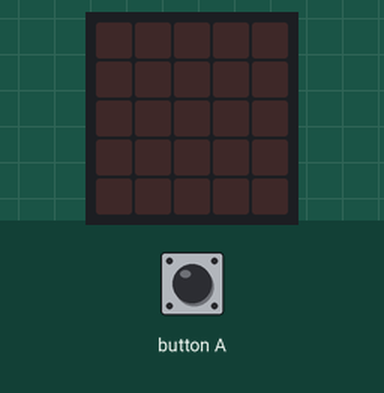
This program was run on a simulated BBC micro:bit (MakeCode). Parts: the board's 5×5 LED display. Inputs (shaded band) come from the test bench. Random numbers come from a fixed seed.

Above: at 1.2 s.
1.3 s: button A pressed for 0.15 s
At 2.6 s:
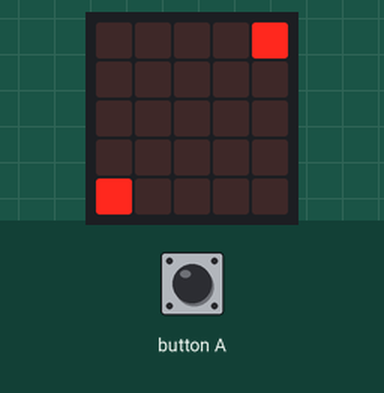
2.9 s: button A pressed for 0.15 s
At 3.8 s:
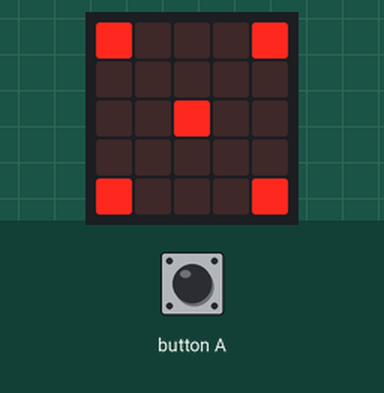
4.5 s: button A pressed for 0.15 s
At 5.1 s:
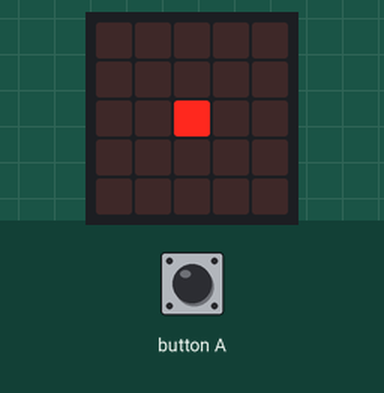
6.1 s: button A pressed for 0.15 s
At 7.4 s:
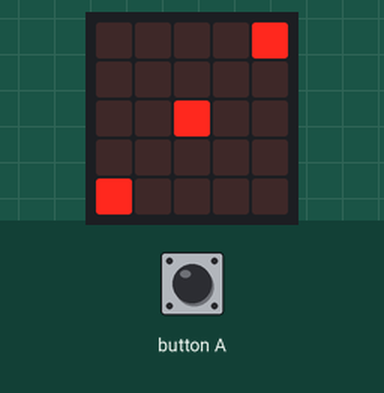
7.7 s: button A pressed 5 times (0.12 s each, 0.3 s apart)
At 10.0 s:
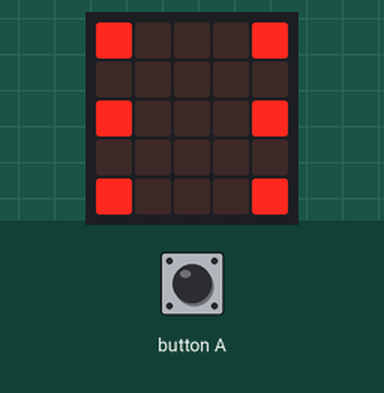
Timing chart, 0 to 11.5 s (numbered marks = the images above; inputs shaded):
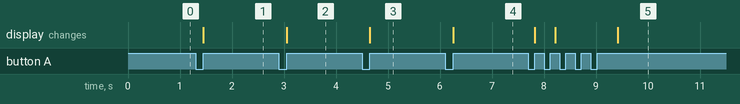

Measured:
- after the input at 1.3 s, the display: changes after 0.15 s (image 1)
- after the input at 2.9 s, the display: changes after 0.15 s (image 2)
- after the input at 4.5 s, the display: changes after 0.15 s (image 3)
- after the input at 6.1 s, the display: changes after 0.15 s (image 4)
- after the input at 7.7 s, the display: first changes after 0.12 s (image 5 shows a later state)

The program:

main.ts
```typescript
let Würfel = 0
input.onButtonPressed(Button.A, function () {
    Würfel = randint(1, 6)
    if (Würfel == 1) {
        basic.showLeds(`
            . . . . .
            . . . . .
            . . # . .
            . . . . .
            . . . . .
            `)
    } else if (Würfel == 2) {
        basic.showLeds(`
            . . . . #
            . . . . .
            . . . . .
            . . . . .
            # . . . .
            `)
    } else if (Würfel == 3) {
        basic.showLeds(`
            . . . . #
            . . . . .
            . . # . .
            . . . . .
            # . . . .
            `)
    } else if (Würfel == 4) {
        basic.showLeds(`
            # . . . #
            . . . . .
            . . . . .
            . . . . .
            # . . . #
            `)
    } else if (Würfel == 5) {
        basic.showLeds(`
            # . . . #
            . . . . .
            . . # . .
            . . . . .
            # . . . #
            `)
    } else {
        basic.showLeds(`
            # . . . #
            . . . . .
            # . . . #
            . . . . .
            # . . . #
            `)
    }
})
```

test.ts
```typescript
// Hier kann man Tests durchführen; diese Datei wird nicht kompiliert, wenn dieses Paket als Erweiterung verwendet wird.
```
